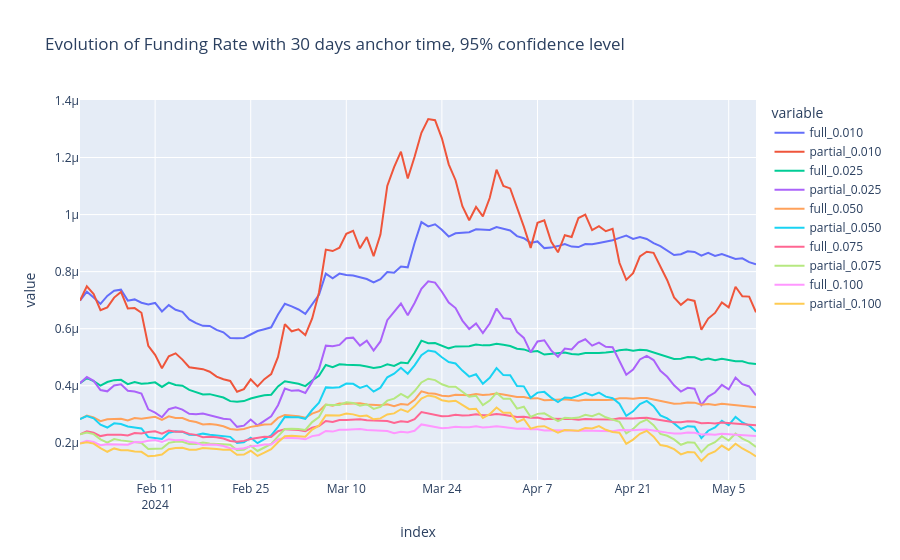

Source (notebook cell):
### Code cell
df_ks_dist.plot(
    title=f"Evolution of Funding Rate with {period} days anchor time, 95% confidence level"
)
